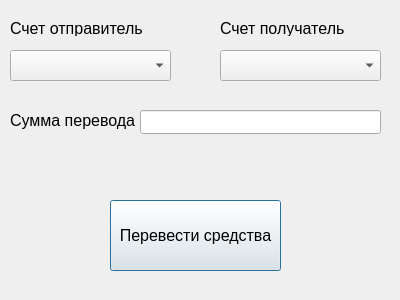
<?xml version="1.0" encoding="UTF-8"?>
<ui version="4.0">
 <class>tradewindow</class>
 <widget class="QDialog" name="tradewindow">
  <property name="geometry">
   <rect>
    <x>0</x>
    <y>0</y>
    <width>400</width>
    <height>300</height>
   </rect>
  </property>
  <property name="windowTitle">
   <string>Dialog</string>
  </property>
  <widget class="QComboBox" name="senderAccountComboBox">
   <property name="geometry">
    <rect>
     <x>10</x>
     <y>50</y>
     <width>161</width>
     <height>31</height>
    </rect>
   </property>
  </widget>
  <widget class="QPushButton" name="tradeButton">
   <property name="geometry">
    <rect>
     <x>110</x>
     <y>200</y>
     <width>171</width>
     <height>71</height>
    </rect>
   </property>
   <property name="font">
    <font>
     <pointsize>12</pointsize>
    </font>
   </property>
   <property name="text">
    <string>Перевести средства</string>
   </property>
  </widget>
  <widget class="QComboBox" name="getterAccountComboBox">
   <property name="geometry">
    <rect>
     <x>220</x>
     <y>50</y>
     <width>161</width>
     <height>31</height>
    </rect>
   </property>
  </widget>
  <widget class="QLabel" name="label">
   <property name="geometry">
    <rect>
     <x>10</x>
     <y>20</y>
     <width>151</width>
     <height>16</height>
    </rect>
   </property>
   <property name="font">
    <font>
     <pointsize>12</pointsize>
    </font>
   </property>
   <property name="text">
    <string>Счет отправитель</string>
   </property>
  </widget>
  <widget class="QLabel" name="label_2">
   <property name="geometry">
    <rect>
     <x>220</x>
     <y>20</y>
     <width>151</width>
     <height>16</height>
    </rect>
   </property>
   <property name="font">
    <font>
     <pointsize>12</pointsize>
    </font>
   </property>
   <property name="text">
    <string>Счет получатель</string>
   </property>
  </widget>
  <widget class="QLabel" name="label_3">
   <property name="geometry">
    <rect>
     <x>10</x>
     <y>110</y>
     <width>131</width>
     <height>21</height>
    </rect>
   </property>
   <property name="font">
    <font>
     <pointsize>12</pointsize>
    </font>
   </property>
   <property name="text">
    <string>Сумма перевода</string>
   </property>
  </widget>
  <widget class="QLineEdit" name="lineEdit">
   <property name="geometry">
    <rect>
     <x>140</x>
     <y>110</y>
     <width>241</width>
     <height>24</height>
    </rect>
   </property>
  </widget>
 </widget>
 <resources/>
 <connections/>
</ui>
